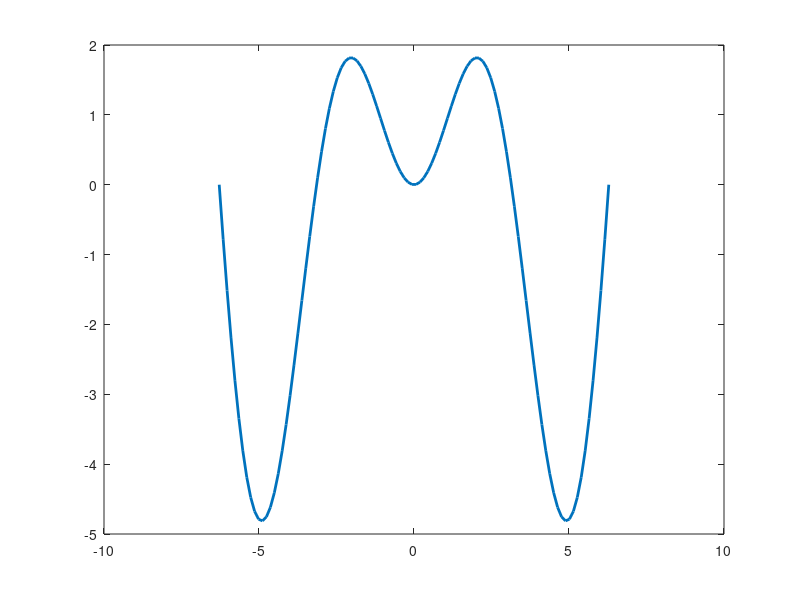
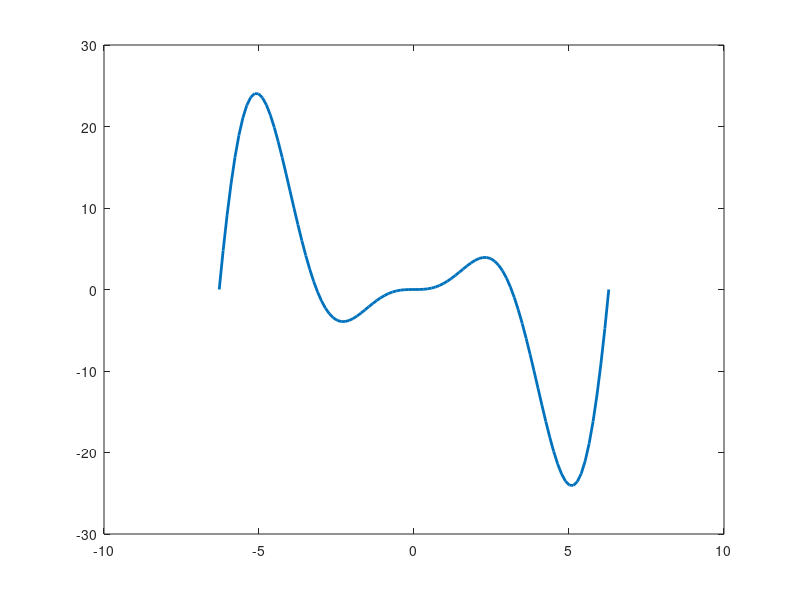
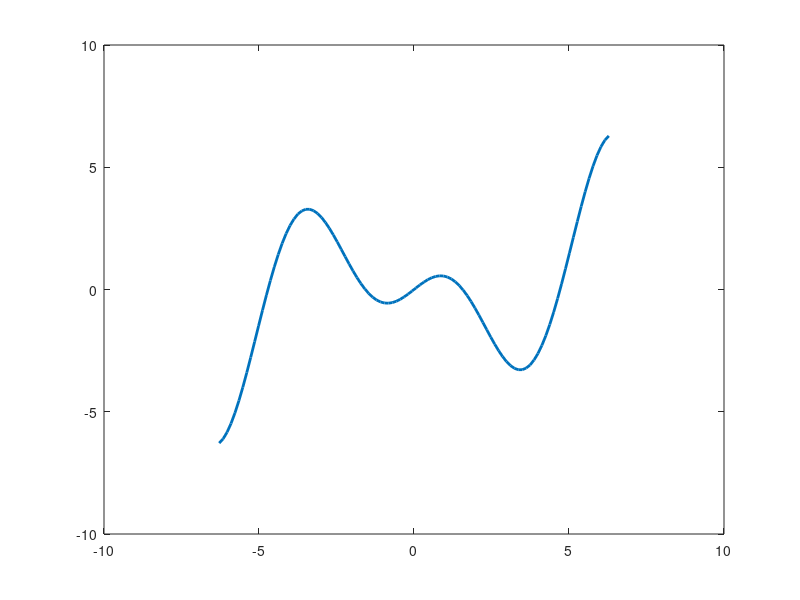
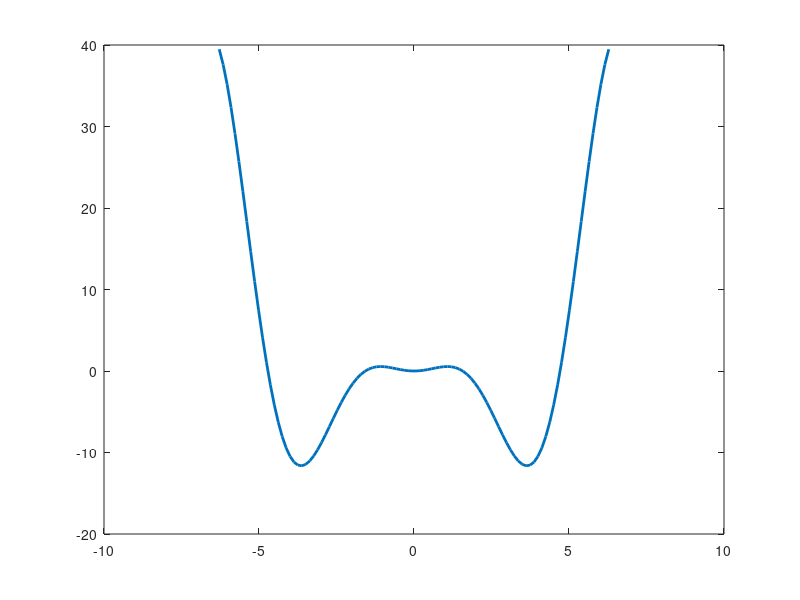

Reproduce these figures in MATLAB, in order.
% q_001 graphs
x = linspace(-2*pi, 2*pi);

y = x .* sin(x);
plot(x, y, 'linewidth', 2);
print('-dpng', 'q_001_1.png');

y = x.^2 .* sin(x);
plot(x, y, 'linewidth', 2);
print('-dpng', 'q_001_2.png');

y = x .* cos(x);
plot(x, y, 'linewidth', 2);
print('-dpng', 'q_001_3.png');
y = x.^2 .* cos(x);
plot(x, y, 'linewidth', 2);
print('-dpng', 'q_001_4.png');
